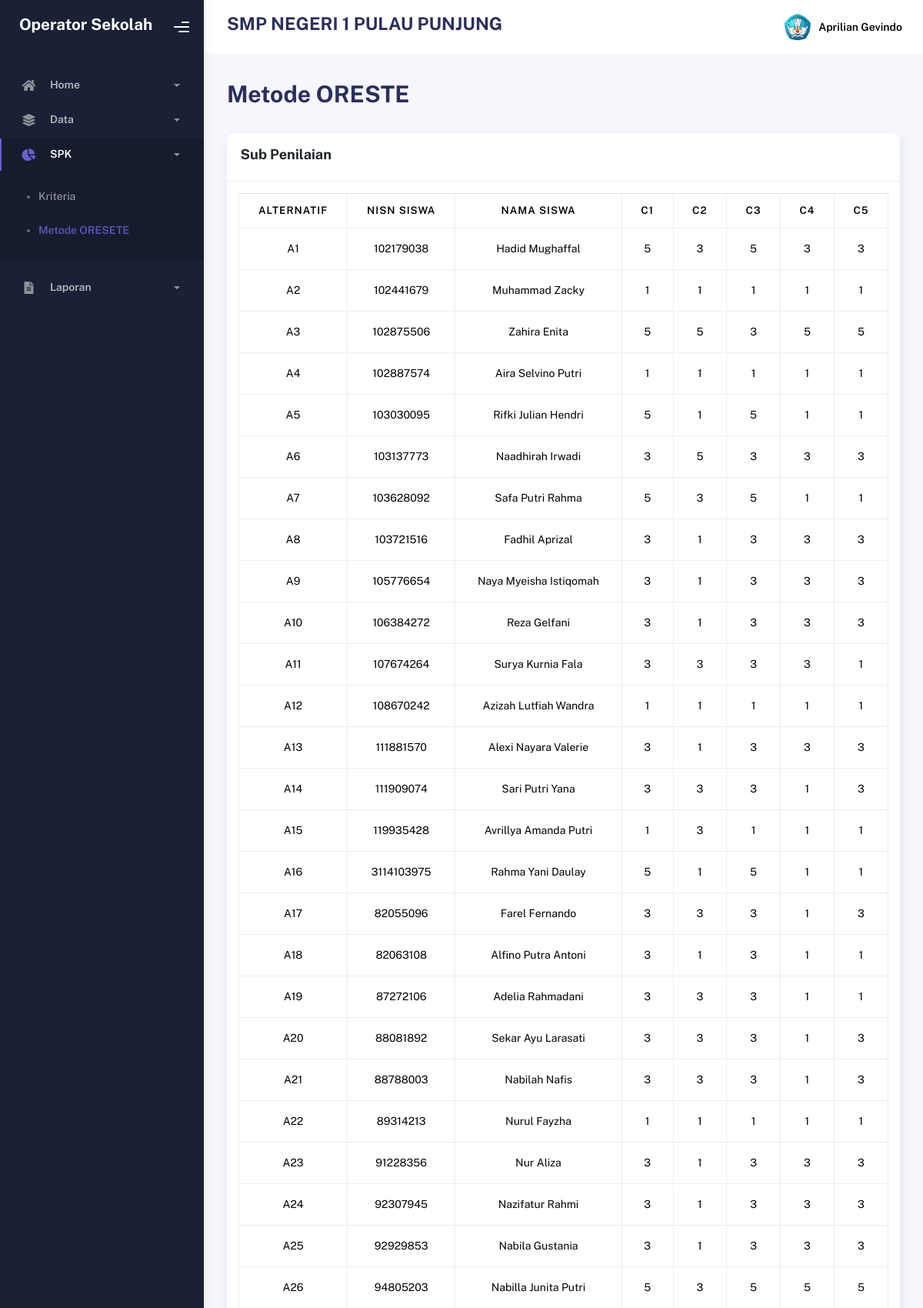
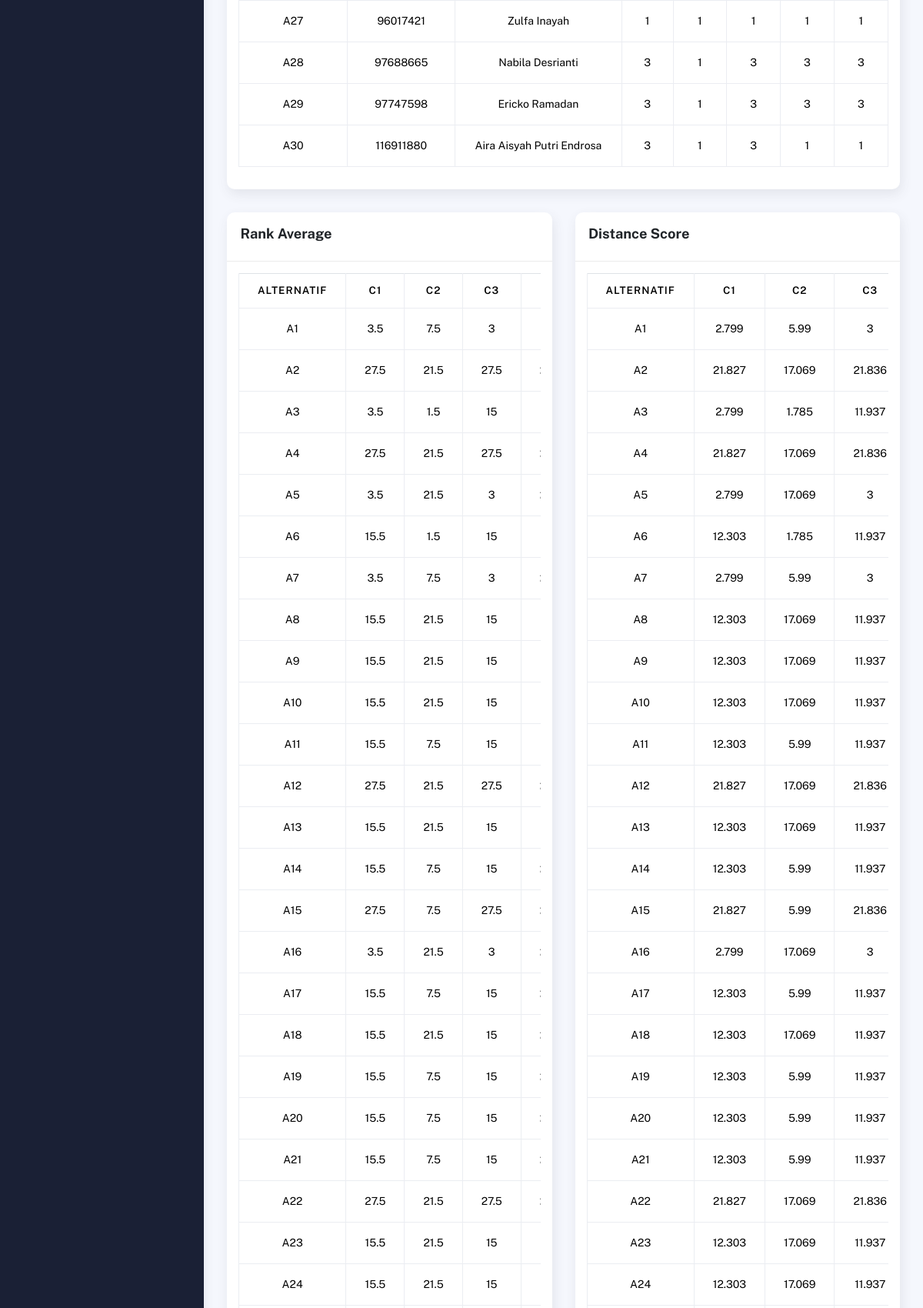
Screenshot of /?p=Oreste (signed in, upper part) with the database file from the repository (2 pictures, top to bottom).
### tables this page shows
CREATE TABLE `pengguna` (
  `id_pengguna` int NOT NULL,
  `username` varchar(20) NOT NULL,
  `password` varchar(20) NOT NULL,
  `nama_pengguna` varchar(30) NOT NULL,
  `jabatan` enum('Kepala Sekolah','Operator Sekolah') NOT NULL,
  `foto_pengguna` text NOT NULL,
  `simpan_pengguna` timestamp NOT NULL DEFAULT CURRENT_TIMESTAMP ON UPDATE CURRENT_TIMESTAMP
);

CREATE TABLE `kriteria` (
  `kode_kriteria` varchar(10) NOT NULL,
  `nama_kriteria` varchar(30) NOT NULL,
  `jenis_kriteria` enum('Benefit','Cost') NOT NULL,
  `bobot_kriteria` float NOT NULL,
  `simpan_kriteria` timestamp NOT NULL DEFAULT CURRENT_TIMESTAMP ON UPDATE CURRENT_TIMESTAMP
);

CREATE TABLE `nilai` (
  `nisn` varchar(15) NOT NULL,
  `C1` int NOT NULL,
  `C2` int NOT NULL,
  `C3` int NOT NULL,
  `C4` int NOT NULL,
  `C5` int NOT NULL,
  `simpan_nilai` timestamp NOT NULL DEFAULT CURRENT_TIMESTAMP ON UPDATE CURRENT_TIMESTAMP
);

CREATE TABLE `siswa` (
  `nisn` varchar(15) NOT NULL,
  `nama_siswa` varchar(30) NOT NULL,
  `jk_siswa` enum('Laki-laki','Perempuan') NOT NULL,
  `simpan_siswa` timestamp NOT NULL DEFAULT CURRENT_TIMESTAMP ON UPDATE CURRENT_TIMESTAMP
);

### index.php (called while the page is built, shortened)
<?php
require_once 'app/config/db.php';
require_once 'app/config/crud.php';
require_once 'app/config/spk.php';
$crud = new CRUD();
$spk = new SPK();
include_once 'app/routes/web.php';

### app/config/db.php (called while the page is built, shortened)
<?php
class DB
{
    public function __construct()
    {
        $this->con = mysqli_connect(
            self::HOST,
            self::USER,
            self::PASS,
            self::DB
        );
    }
}

### app/config/crud.php (called while the page is built, shortened)
<?php
class CRUD extends DB
{
    public function read($table, $opsi = "")
    {
        return mysqli_query(
            $this->con,
            "SELECT * FROM $table $opsi"
        );
    }
}

### app/config/spk.php (called while the page is built, shortened)
<?php
class SPK extends CRUD
{
    public function RankAVG($kode, $value, $order = 0)
    {
        $queryNilai = $this->read("nilai", "ORDER BY nisn ASC");
        foreach ($queryNilai as $data) {
            $arr[] = $data[$kode];
        }
        if ($order) {
            sort($arr);
        } else {
            rsort($arr);
        }
        array_unshift($arr, $value + 1);
        $keys = array_keys($arr, $value);
        $result = array_sum($keys) / count($keys);
        return $result;
    }
    public function DistabceScore($kode, $value, $count)
    {
        $rankAvg = $this->RankAVG($kode, $value);
        $ketetapan = 0.5;
        $pangkat = 3;
        $result = pow((($ketetapan * pow($rankAvg, $pangkat)) + ($ketetapan * pow($count, $pangkat))), (1 / $pangkat));
        return $result;
    }
    public function PreferenceVektor($value)
    {
        $queryKriteria = $this->read("kriteria", "ORDER BY kode_kriteria ASC");
        foreach ($queryKriteria as $data) {
            $bobot[] = $data['bobot_kriteria'];
        }
        $C1 = $this->DistabceScore("C1", $value['C1'], 1);
        $C2 = $this->DistabceScore("C2", $value['C2'], 2);
        $C3 = $this->DistabceScore("C3", $value['C3'], 3);
        $C4 = $this->DistabceScore("C4", $value['C4'], 4);
        $C5 = $this->DistabceScore("C5", $value['C5'], 5);
        $result = ($C1 * $bobot[0]) + ($C2 * $bobot[1]) + ($C3 * $bobot[2]) + ($C4 * $bobot[3]) + ($C5 * $bobot[4]);
        return $result;
    }
}

### app/controller/dashboard/spk_oreste.php (called while the page is built, shortened)
<?php
$queryNilai = $crud->read(
    "nilai",
    "INNER JOIN siswa ON nilai.nisn = siswa.nisn
     ORDER BY nilai.nisn ASC"
);
foreach ($queryNilai as $row) {
    $total_nilai = round($spk->PreferenceVektor($row), 5);
}

### app/view/page/dashboard/spk_oreste.php (the view, shortened to what this page needs)
<!DOCTYPE html>
<html lang="en">
<head>
    <?php include 'app/view/layout/head.php' ?>
</head>
<body>
    <?php include 'app/controller/dashboard/spk_oreste.php' ?>
    <div class="wrapper">
        <?php include 'app/view/layout/sidebar.php' ?>
        <div class="main-panel">
            <?php include 'app/view/layout/navbar.php' ?>
            <div class="container">
                <div class="page-inner">
                    <div class="d-flex align-items-left align-items-md-center flex-column flex-md-row pt-2 pb-4">
                        <div>
                            <h1 class="fw-bolder mb-2"><?= $dataPage['page'] ?></h1>
                        </div>
                    </div>
                    <div class="row">
                        <div class="col-sm-12">
                            <div class="card card-stats card-round">
                                <div class="card-header">
                                    <h5 class="fw-bolder">Sub Penilaian</h5>
                                </div>
                                <div class="card-body">
                                    <div class="table-responsive">
                                        <table class="table table-bordered table-hover text-center align-middle">
                                            <thead>
                                                <tr>
                                                    <th>Alternatif</th>
                                                    <th>NISN Siswa</th>
                                                    <th>Nama Siswa</th>
                                                    <?php foreach ($queryKriteria as $rowk) : ?>
                                                        <th><?= $rowk['kode_kriteria'] ?></th>
                                                    <?php endforeach ?>
                                                </tr>
                                            </thead>
                                            <tbody>
                                                <?php $no = 1 ?>
                                                <?php foreach ($queryNilai as $row) : ?>
                                                    <tr>
                                                        <td>A<?= $no++ ?></td>
                                                        <td><?= $row['nisn'] ?></td>
                                                        <td><?= $row['nama_siswa'] ?></td>
                                                        <?php foreach ($queryKriteria as $rowk) : ?>
                                                            <?php $kode = $rowk['kode_kriteria'] ?>
                                                            <td><?= $row[$kode] ?></td>
                                                        <?php endforeach ?>
                                                    </tr>
                                                <?php endforeach ?>
                                            </tbody>
                                        </table>
                                    </div>
                                </div>
                            </div>
                        </div>
                    </div>
                    <div class="row">
                        <div class="col-md-6">
                            <div class="card card-stats card-round">
                                <div class="card-header">
                                    <h5 class="fw-bolder">Rank Average</h5>
                                </div>
                                <div class="card-body">
                                    <div class="table-responsive">
                                        <table class="table table-bordered table-hover text-center align-middle">
                                            <thead>
                                                <tr>
                                                    <th>Alternatif</th>
                                                    <?php foreach ($queryKriteria as $rowk) : ?>
                                                        <th><?= $rowk['kode_kriteria'] ?></th>
                                                    <?php endforeach ?>
                                                </tr>
                                            </thead>
                                            <tbody>
                                                <?php $no = 1 ?>
                                                <?php foreach ($queryNilai as $row) : ?>
                                                    <tr>
                                                        <td>A<?= $no++ ?></td>
                                                        <?php foreach ($queryKriteria as $rowk) : ?>
                                                            <?php $kode = $rowk['kode_kriteria'] ?>
                                                            <td><?= $spk->RankAVG($kode, $row[$kode]) ?></td>
                                                        <?php endforeach ?>
                                                    </tr>
                                                <?php endforeach ?>
                                            </tbody>
                                        </table>
                                    </div>
                                </div>
                            </div>
                        </div>
                        <div class="col-md-6">
                            <div class="card card-stats card-round">
                                <div class="card-header">
                                    <h5 class="fw-bolder">Distance Score</h5>
                                </div>
                                <div class="card-body">
                                    <div class="table-responsive">
                                        <table class="table table-bordered table-hover text-center align-middle">
                                            <thead>
                                                <tr>
                                                    <th>Alternatif</th>
                                                    <?php foreach ($queryKriteria as $rowk) : ?>
                                                        <th><?= $rowk['kode_kriteria'] ?></th>
                                                    <?php endforeach ?>
                                                </tr>
                                            </thead>
                                            <tbody>
                                                <?php $no = 1 ?>
                                                <?php foreach ($queryNilai as $row) : ?>
                                                    <tr>
                                                        <td>A<?= $no++ ?></td>
                                                        <?php $noDS = 0 ?>
                                                        <?php foreach ($queryKriteria as $rowk) : $noDS++ ?>
                                                            <?php $kode = $rowk['kode_kriteria'] ?>
                                                            <td><?= round($spk->DistabceScore($kode, $row[$kode], $noDS), 3) ?></td>
                                                        <?php endforeach ?>
                                                    </tr>
                                                <?php endforeach ?>
                                            </tbody>
                                        </table>
                                    </div>
                                </div>
                            </div>
                        </div>
                    </div>
                </div>
            </div>
        </div>
    </div>
</body>
</html>

### app/view/layout/sidebar.php (shortened to what this page needs)
<div class="sidebar" data-background-color="dark">
    <div class="sidebar-logo">
        <div class="logo-header" data-background-color="dark">
            <a href="./" class="logo">
                <h4 class="text-white fw-bolder"><?= $dataPengguna['jabatan'] ?></h4>
            </a>
            <div class="nav-toggle">
                <button class="btn btn-toggle toggle-sidebar">
                    <i class="gg-menu-right"></i>
                </button>
            </div>
        </div>
    </div>
    <div class="sidebar-wrapper scrollbar scrollbar-inner">
        <div class="sidebar-content">
            <ul class="nav nav-secondary">
                <?php if ($dataPengguna['jabatan'] == "Operator Sekolah") : ?>
                    <li class="nav-item <?= ($page == "Dashboard" or $page == "DataPengguna") ? 'active submenu' : '' ?>">
                        <a data-bs-toggle="collapse" href="#home">
                            <i class="fas fa-home"></i>
                            <p>Home</p>
                            <span class="caret"></span>
                        </a>
                    </li>
                    <li class="nav-item <?= ($page == "DataSiswa" or $page == "DataNilai") ? 'active submenu' : '' ?>">
                        <a data-bs-toggle="collapse" href="#data">
                            <i class="fas fa-layer-group"></i>
                            <p>Data</p>
                            <span class="caret"></span>
                        </a>
                    </li>
                    <li class="nav-item <?= ($page == "Kriteria" or $page == "Oreste") ? 'active submenu' : '' ?>">
                        <a data-bs-toggle="collapse" href="#spk">
                            <i class="fas fa-chart-pie"></i>
                            <p>SPK</p>
                            <span class="caret"></span>
                        </a>
                        <div class="collapse <?= ($page == "Kriteria" or $page == "Sub" or $page == "Oreste") ? 'show' : '' ?>" id="spk">
                            <ul class="nav nav-collapse">
                                <li class="<?= ($page == "Kriteria" or $page == "Sub") ? 'active' : '' ?>">
                                    <a href="?p=Kriteria">
                                        <span class="sub-item">Kriteria</span>
                                    </a>
                                </li>
                                <li class="<?= $page == "Oreste" ? 'active' : '' ?>">
                                    <a href="?p=Oreste">
                                        <span class="sub-item">Metode ORESETE</span>
                                    </a>
                                </li>
                            </ul>
                        </div>
                    </li>
                    <li class="nav-item <?= ($page == "Laporan") ? 'active submenu' : '' ?>">
                        <a data-bs-toggle="collapse" href="#laporan">
                            <i class="fas fa-file-alt"></i>
                            <p>Laporan</p>
                            <span class="caret"></span>
                        </a>
                    </li>
                <?php endif ?>
            </ul>
        </div>
    </div>
</div>

### app/view/layout/navbar.php (shortened to what this page needs)
<div class="main-header">
    <nav class="navbar navbar-header navbar-header-transparent navbar-expand-lg border-bottom">
        <div class="container-fluid">
            <nav class="navbar navbar-header-left navbar-expand-lg p-0 d-none d-lg-flex">
                <div class="input-group">
                    <div class="input-group-prepend">
                        <h3 class="fw-bolder">SMP NEGERI 1 PULAU PUNJUNG</h3>
                    </div>
                </div>
            </nav>
            <ul class="navbar-nav topbar-nav ms-md-auto align-items-center">
                <li class="nav-item topbar-user dropdown hidden-caret">
                    <a class="dropdown-toggle profile-pic" data-bs-toggle="dropdown" href="#" aria-expanded="false">
                        <div class="avatar-sm">
                            <img src="assets/img/pengguna/<?= $dataPengguna['foto_pengguna'] ?>" class="avatar-img rounded-circle" />
                        </div>
                        <span class="profile-username">
                            <span class="fw-bold"><?= $dataPengguna['nama_pengguna'] ?></span>
                        </span>
                    </a>
                </li>
            </ul>
        </div>
    </nav>
</div>

### rows the page displays
pengguna: jabatan "Operator Sekolah", foto_pengguna (picture), nama_pengguna "Aprilian Gevindo"
kriteria: kode_kriteria "C1", kode_kriteria.C1 "5", kode_kriteria.C1 "1", kode_kriteria.C1 "3", kode_kriteria "3", RankAVG "3.5", RankAVG "27.5", RankAVG "15.5", DistabceScore "2.799", DistabceScore "21.827", DistabceScore "12.303"
kriteria: kode_kriteria "C2", kode_kriteria.C2 "3", kode_kriteria.C2 "1", kode_kriteria.C2 "5", kode_kriteria "1", RankAVG "7.5", RankAVG "21.5", RankAVG "1.5", DistabceScore "5.99", DistabceScore "17.069", DistabceScore "1.785"
kriteria: kode_kriteria "C3", kode_kriteria.C3 "5", kode_kriteria.C3 "1", kode_kriteria.C3 "3", kode_kriteria "3", RankAVG "3", RankAVG "27.5", RankAVG "15", DistabceScore "3", DistabceScore "21.836", DistabceScore "11.937"
kriteria: kode_kriteria "C4", kode_kriteria.C4 "3", kode_kriteria.C4 "1", kode_kriteria.C4 "5", kode_kriteria "1", kode_kriteria "3", kode_kriteria "5"
kriteria: kode_kriteria "C5", kode_kriteria.C5 "3", kode_kriteria.C5 "1", kode_kriteria.C5 "5", kode_kriteria "1", kode_kriteria "3", kode_kriteria "5"
nilai: siswa.nisn "102179038", siswa.nama_siswa "Hadid Mughaffal", nisn "87272106", nama_siswa "Adelia Rahmadani", nisn "88081892", nama_siswa "Sekar Ayu Larasati", nisn "88788003", nama_siswa "Nabilah Nafis", nisn "92307945", nama_siswa "Nazifatur Rahmi", nisn "94805203", nama_siswa "Nabilla Junita Putri", nisn "97688665", nama_siswa "Nabila Desrianti"
nilai: siswa.nisn "102441679", siswa.nama_siswa "Muhammad Zacky"
nilai: siswa.nisn "102875506", siswa.nama_siswa "Zahira Enita"
nilai: siswa.nisn "102887574", siswa.nama_siswa "Aira Selvino Putri"
nilai: siswa.nisn "103030095", siswa.nama_siswa "Rifki Julian Hendri"
nilai: siswa.nisn "103137773", siswa.nama_siswa "Naadhirah Irwadi"
nilai: siswa.nisn "103628092", siswa.nama_siswa "Safa Putri Rahma"
nilai: siswa.nisn "103721516", siswa.nama_siswa "Fadhil Aprizal"
nilai: siswa.nisn "105776654", siswa.nama_siswa "Naya Myeisha Istiqomah"
nilai: siswa.nisn "106384272", siswa.nama_siswa "Reza Gelfani"
nilai: siswa.nisn "107674264", siswa.nama_siswa "Surya Kurnia Fala"
nilai: siswa.nisn "108670242", siswa.nama_siswa "Azizah Lutfiah Wandra"
nilai: siswa.nisn "111881570", siswa.nama_siswa "Alexi Nayara Valerie"
nilai: siswa.nisn "111909074", siswa.nama_siswa "Sari Putri Yana"
nilai: siswa.nisn "119935428", siswa.nama_siswa "Avrillya Amanda Putri"
nilai: siswa.nisn "3114103975", siswa.nama_siswa "Rahma Yani Daulay"
nilai: siswa.nisn "82055096", siswa.nama_siswa "Farel Fernando"
nilai: nisn "82063108", nama_siswa "Alfino Putra Antoni"
nilai: nisn "89314213", nama_siswa "Nurul Fayzha"
nilai: nisn "96017421", nama_siswa "Zulfa Inayah"
nilai: nisn "116911880", nama_siswa "Aira Aisyah Putri Endrosa"

### other values shown
$dataPage['page'] "Metode ORESTE"
$row['nisn'] "91228356"
$row['nama_siswa'] "Nur Aliza"
$row['nisn'] "92929853"
$row['nama_siswa'] "Nabila Gustania"
$row['nisn'] "97747598"
$row['nama_siswa'] "Ericko Ramadan"
